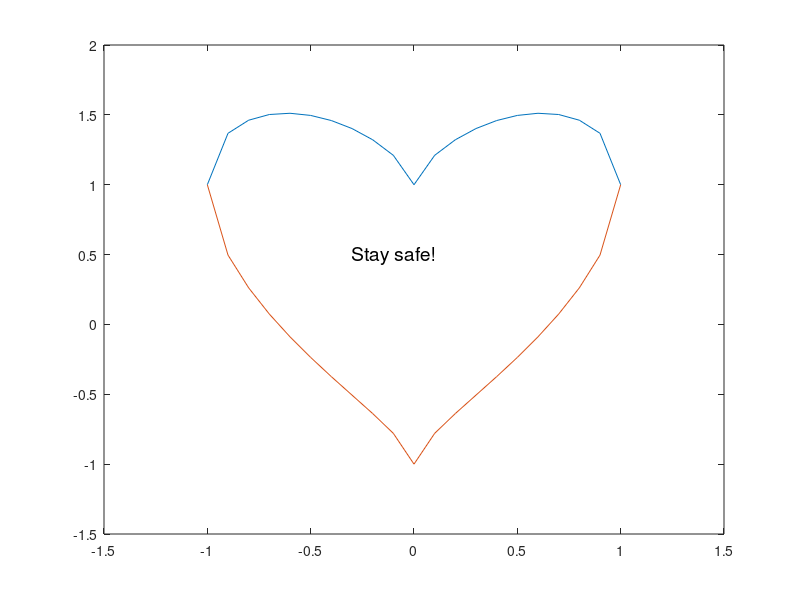

Source code (MATLAB): (Note: this script raises an error after producing the figure.)
% Mina Alam - 500900005
% Rui Zhang - 500736315

%% Problem 1:
% Initialize x axis values
x = (0:0.1:10);
% Calulated function
y = x.^2.*exp(-x);
% Save the result of calculated derivative function in a vector
yd = 2*x.*exp(-x)-x.^2.*exp(-x);
% Plot function and its derivative with proper line style 
plot(x, y, "-", x, yd, "--");
% add legend and axix labels
legend("f(x)", "f'(x)");
xlabel("time");
ylabel("velocity");


%% Problem 2:
% Initialize independant variable values
x = (-1:0.1:1);
% Calculated functions in two variables
yplus = (x.^2).^(1/3) + sqrt(1-x.^2);
yminus = (x.^2).^(1/3) - sqrt(1-x.^2);
% plot whole function
plot(x, yplus, x, yminus);
% Define x and y view limit
xlim([-1.5, 1.5]);
ylim([-1.5, 2]);
% Add text on plot
text(-0.3, 0.5, 'Stay safe!', 'FontSize', 14);


%% Problem 3:
% Initialize theta
t = linspace(0,5*pi,200);
% calculate polar axis
rplus=sqrt(t);
rminus=-sqrt(t);
% plot polar
polarplot(t, rplus, t, rminus);



%% Problem 4:
% Set constant value
M = 0.032;
R = 8.31;
% Initialize x, y values
x = (0:1000);
y = (70:320);
% Generate mesh values
[v, T] = meshgrid(x, y);
% Calculate probability distribution by temperature and speed
Pv = 4*pi*(((M./(2*pi*R*T)).^3).^(1/2)).*v.^2.*exp(-M.*v.^2./(2*R*T));
% Draw distribution surface
surf(v, T, Pv);
% Add title and axix labels
title('Distribution of molecules of a gas');
xlabel('speed(m/s)');
ylabel('temerature(kelvins)')
shading interp;
